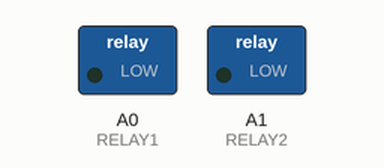
This sketch was run on a simulated Arduino Uno, built with avr-gcc and run on an emulated ATmega328P. Parts: switched loads named in the sketch (green lamp = pin HIGH). Dashed ring = blinking.

Above: at 0.5 s.
At 1.5 s:
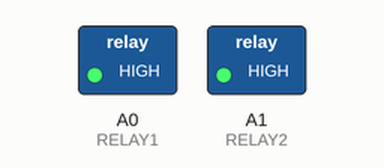
Timing chart, 0 to 5.2 s (numbered marks = the images above):
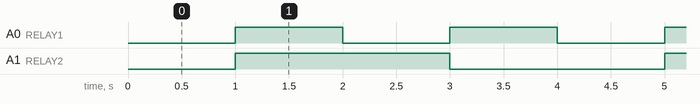

The sketch:

relay-dual-toggle.ino
```cpp
/*
 * Relay dual toggle
 * -----------------
 * Problem: check a 2-channel relay module (and its wiring) before connecting
 * real loads.
 * How it works: cycles through the four ON/OFF combinations of two relays, one
 * second each. Most relay boards are active LOW: LOW = ON, HIGH = OFF.
 * Wiring: relay IN1 -> A0, IN2 -> A1, plus VCC and GND.
 */
int RELAY1 = A0;
int RELAY2 = A1;

// Both relays start OFF (HIGH on an active-LOW board)
void setup() {
  // put your setup code here, to run once:
  pinMode(RELAY1, OUTPUT);
  pinMode(RELAY2, OUTPUT);
  digitalWrite(RELAY1, HIGH);
  digitalWrite(RELAY2, HIGH);

}

// Sequence: both ON -> both OFF -> R1 only -> R2 only (1 s each)
void loop() {
  // put your main code here, to run repeatedly:
  digitalWrite(RELAY1, LOW);
  digitalWrite(RELAY2, LOW);
  delay(1000);
  digitalWrite(RELAY1, HIGH);
  digitalWrite(RELAY2, HIGH);
  delay(1000);
  digitalWrite(RELAY1, LOW);
  digitalWrite(RELAY2, HIGH);
  delay(1000);
  digitalWrite(RELAY1, HIGH);
  digitalWrite(RELAY2, LOW);
  delay(1000);
}
```

Measured:
- by itself, A0 (RELAY1): alternates HIGH for 1.0 s and LOW for 1.0 s
- by itself, A1 (RELAY2): alternates HIGH for 2.0 s and LOW for 2.0 s
- by itself, everything shown: repeats every 4.0 s, in 4 steps
